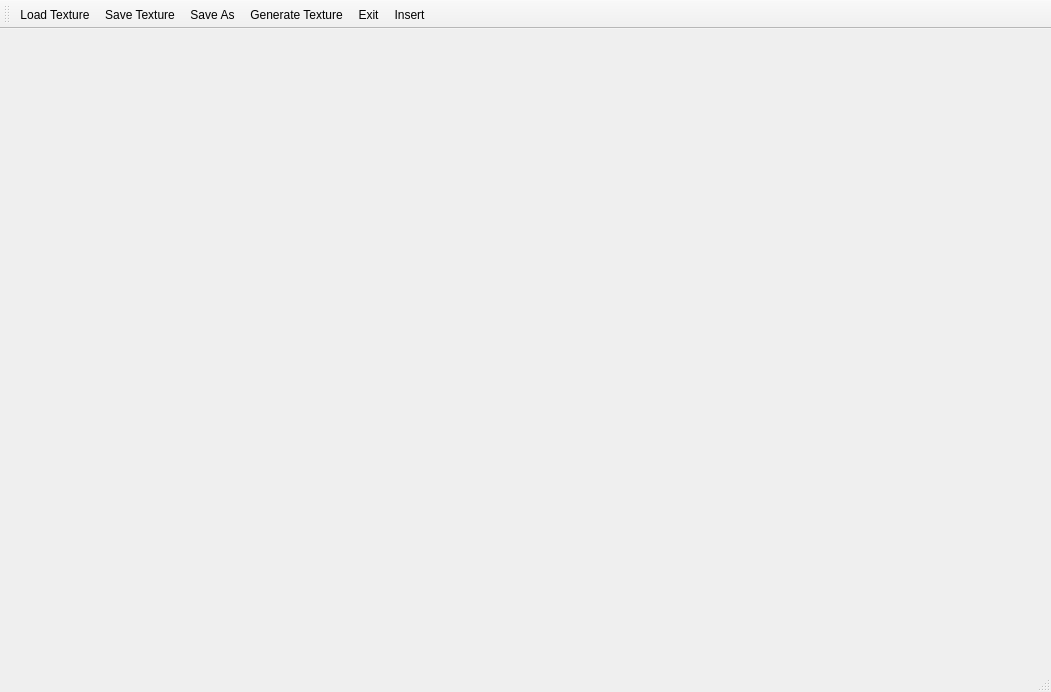
<?xml version="1.0" encoding="UTF-8"?>
<ui version="4.0">
 <class>MainWindow</class>
 <widget class="QMainWindow" name="MainWindow">
  <property name="geometry">
   <rect>
    <x>0</x>
    <y>0</y>
    <width>1051</width>
    <height>692</height>
   </rect>
  </property>
  <property name="windowTitle">
   <string>MainWindow</string>
  </property>
  <widget class="QWidget" name="centralWidget"/>
  <widget class="QToolBar" name="mainToolBar">
   <attribute name="toolBarArea">
    <enum>TopToolBarArea</enum>
   </attribute>
   <attribute name="toolBarBreak">
    <bool>false</bool>
   </attribute>
   <addaction name="action_Load_Texture"/>
   <addaction name="action_Save_Texture"/>
   <addaction name="actionSave_As"/>
   <addaction name="action_Generate_Texture"/>
   <addaction name="action_Exit"/>
   <addaction name="actionInsert"/>
  </widget>
  <widget class="QStatusBar" name="statusBar"/>
  <action name="action_Load_Texture">
   <property name="text">
    <string>&amp;Load Texture</string>
   </property>
  </action>
  <action name="action_Generate_Texture">
   <property name="text">
    <string>&amp;Generate Texture</string>
   </property>
  </action>
  <action name="action_Save_Texture">
   <property name="text">
    <string>&amp;Save Texture</string>
   </property>
  </action>
  <action name="action_Exit">
   <property name="text">
    <string>&amp;Exit</string>
   </property>
  </action>
  <action name="actionSave_As">
   <property name="text">
    <string>Save &amp;As...</string>
   </property>
  </action>
  <action name="actionInsert">
   <property name="text">
    <string>Insert</string>
   </property>
  </action>
 </widget>
 <layoutdefault spacing="6" margin="11"/>
 <resources/>
 <connections/>
</ui>
